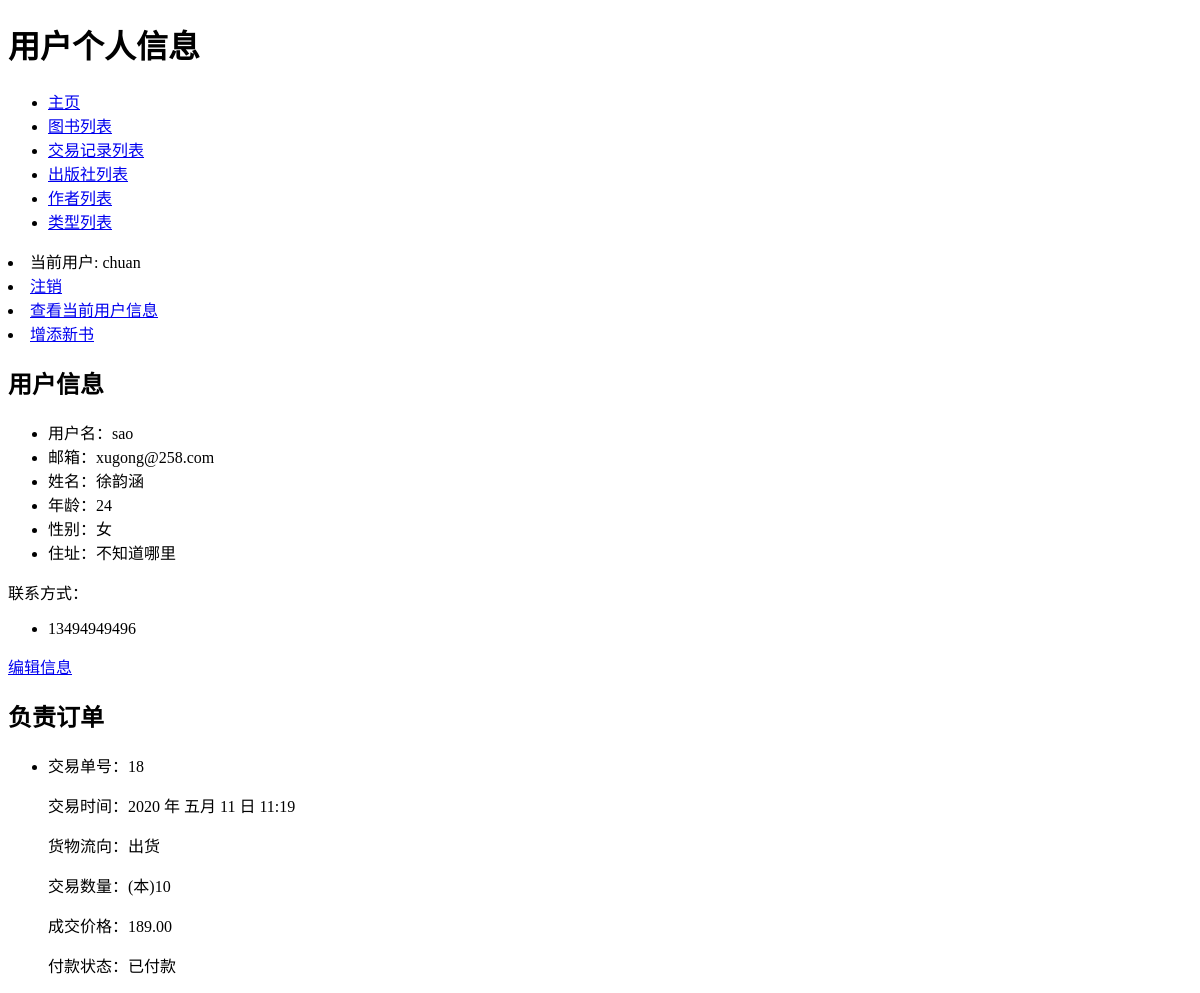
Before: /bookstore/user/2/profile/ (signed in) with the older database file.
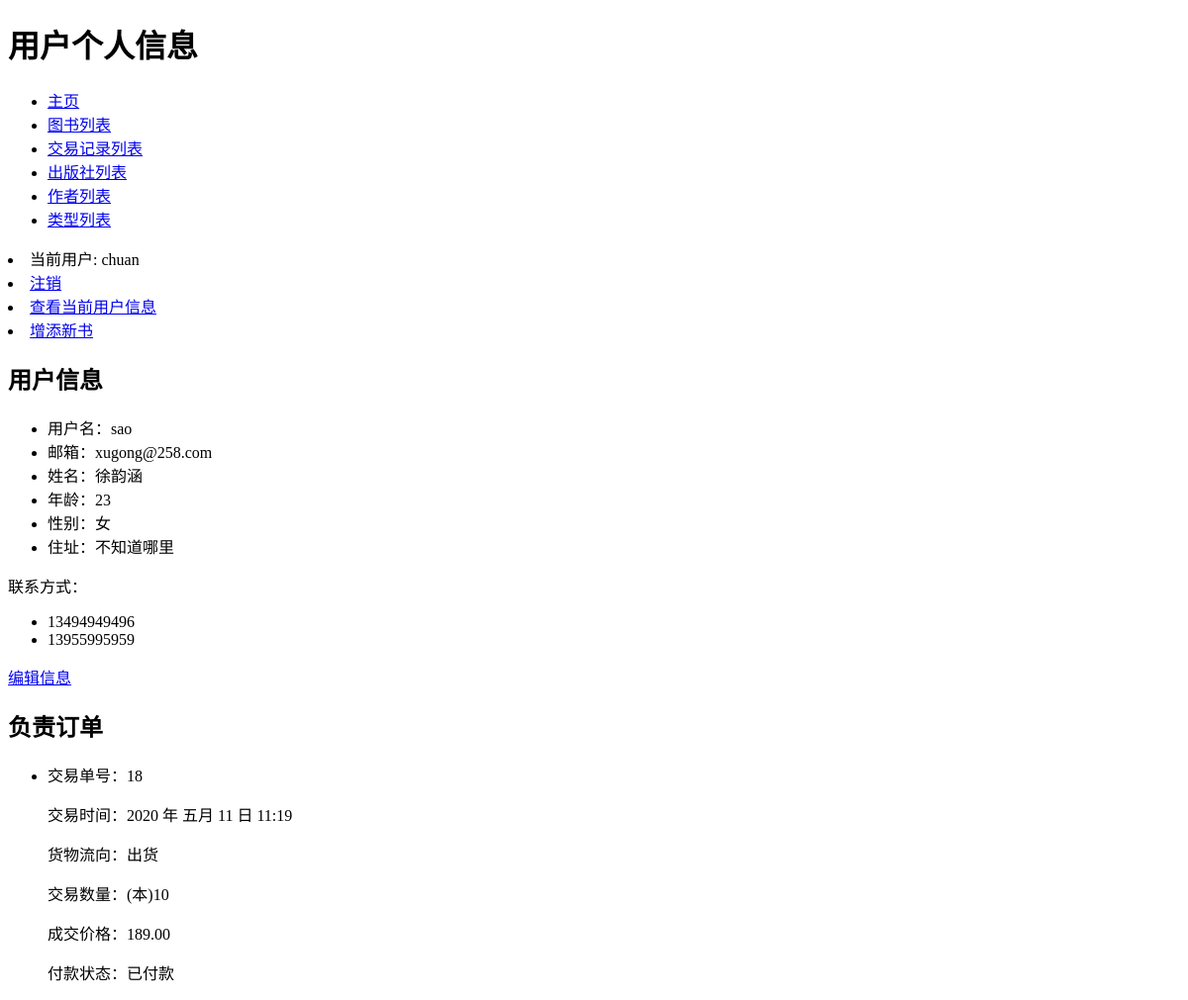
After: the same page with the newer database file.
### bookstore/models.py (models this page shows, shortened)
class Admin(models.Model):
    user = models.OneToOneField(User, on_delete=models.CASCADE)
    name = models.CharField(max_length=30, verbose_name='姓名')
    gender = models.CharField(max_length=1, verbose_name='性别', help_text='请输入“男”或者“女”', validators=
                              [vl.RegexValidator(regex="^['男'|'女']$", message='请确保性别格式正确！')])
    age = models.PositiveIntegerField(verbose_name='年龄',
                                      validators=[vl.MaxValueValidator(99), vl.MinValueValidator(1)], default=18)
    address = models.CharField(max_length=50, verbose_name='住址')
    class Meta:
        verbose_name = '管理员信息'
        verbose_name_plural = '管理员信息'

class Phone(models.Model):
    admin = models.ForeignKey(User, on_delete=models.CASCADE, verbose_name='管理员姓名')
    number = models.CharField(max_length=11, verbose_name='联系方式（手机）', help_text='请输入中国大陆11位手机号', validators=
                              [vl.RegexValidator(regex='^1(3|5|7|8|9)\d{9}$', message='请确保手机号格式正确！')])
    class Meta:
        verbose_name = '联系方式'
        verbose_name_plural = '联系方式'

class Transaction(models.Model):
    in_out = models.CharField(max_length=2, verbose_name='进货/出货', help_text='请输入“进货”或者“出货”', validators=
                              [vl.RegexValidator(regex=(r'^(?:进货|出货)$'), message='请确保输入“进货”或者“出货”之一！')])
    book = models.ForeignKey(Book, on_delete=models.DO_NOTHING, verbose_name='商品')
    ruler = models.ForeignKey(Admin, on_delete=models.DO_NOTHING, verbose_name='执行交易的管理员')
    cost = models.DecimalField(max_digits=5, decimal_places=2, verbose_name='成交金额')
    amount = models.PositiveIntegerField(verbose_name='成交数量',
                                         validators=[vl.MinValueValidator(1), vl.MaxValueValidator(9999)])
    time = models.DateTimeField(auto_now_add=True, verbose_name='成交时间')
    paid = models.CharField(max_length=3, verbose_name='未付款/已付款/已退货', help_text='请输入“未付款“、”已付款“、”已退货“之一',
                            validators=[vl.RegexValidator(regex=(r'^(?:未付款|已付款|已退货)$'),
                                                          message='请确保输入“未付款“、”已付款“、”已退货“之一！')])
    class Meta:
        verbose_name = '交易记录'
        verbose_name_plural = '交易记录'
        ordering = ['-time']

### bookstore/views.py (the view)
# urls.py: path('user/<int:uid>/profile/', views.profile, name='profile'),
@login_required
def profile(request, uid):
    admin = get_object_or_404(Admin, id=uid)
    responsible_transactions = Transaction.objects.filter(ruler=admin)
    phonenumber = Phone.objects.filter(admin=admin.user)
    return render(request, 'bookstore/profile.html', {'admin': admin, 'res_trans': responsible_transactions,
                                                      'phones': phonenumber})

### bookstore/templates/bookstore/profile.html
{% extends 'base.html' %}
{% block title %}<h1 class="my-con1">用户个人信息</h1>{% endblock %}
{% block content %}
    <div class="body">
        <h2 class="title-style">用户信息</h2>
        <ul class="b1">
        <li>用户名：{{ admin.user.username }}</li>
        <li>邮箱：{{ admin.user.email }}</li>
        <li>姓名：{{ admin.name }}</li>
        <li>年龄：{{ admin.age }}</li>
        <li>性别：{{ admin.gender }}</li>
        <li>住址：{{ admin.address }}</li>
        </ul>
        <p>联系方式：</p>
        <ul>
            {% for phone in phones %}
            <li>
                {{ phone.number }}
            </li>
            {% empty %}
            <li>
                没有了，没有此人的电话号码了！
            </li>
            {% endfor %}
        </ul>
        <a href="{% url 'profile_update' user.id %}" class="m1">编辑信息</a>
        <h2>负责订单</h2>
        <ul class="b1">
        {% for trans in res_trans %}
        <li>
        <p>交易单号：{{ trans.id }}</p>
        <p>交易时间：{{ trans.time|date:'Y 年 M d 日 H:i' }}</p>
        <p>货物流向：{{ trans.in_out }}</p>
        <p>交易数量：(本){{ trans.amount }}</p>
        <p>成交价格：{{ trans.cost }}</p>
        <p>付款状态：{{ trans.paid }}</p>
        </li>
        {% empty %}
        <li>
            没有了，没有此人负责的订单了！
        </li>
        {% endfor %}
        </ul>
    </div>
{% endblock %}

Changed rows visible on the page:
changed Admin "徐韵涵": age "24" → "23"
added Phone: number "13955995959"
